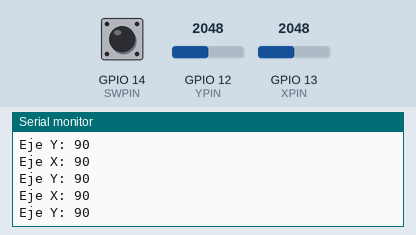
Recording of a program running on a simulated ESP32. Parts: the last lines printed to the serial monitor. The inputs (shaded band) are chosen by the test bench; at power-on: GPIO 12 (YPIN) = 2048, GPIO 13 (XPIN) = 2048, GPIO 14 (SWPIN) HIGH. Nothing arrives over Bluetooth unless stated; the modem accepts every AT command (registered, SIM ready, sends succeed) and sends nothing else.

Above: at 1.7 s.
1.8 s: GPIO 12 (YPIN) set to 2866
At 2.09 s:
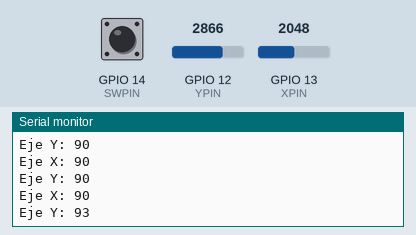
3.3 s: GPIO 13 (XPIN) set to 2866
At 3.49 s:
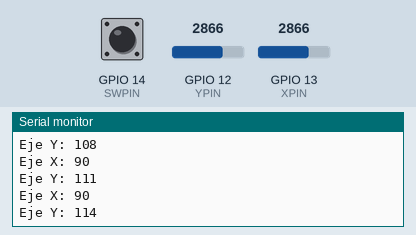
4.8 s: GPIO 14 (SWPIN) pulled LOW for 0.25 s
At 5.29 s:
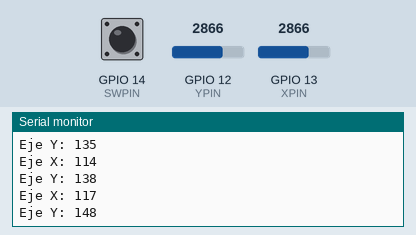
6.5 s: GPIO 12 (YPIN) set to 1228
At 6.69 s:
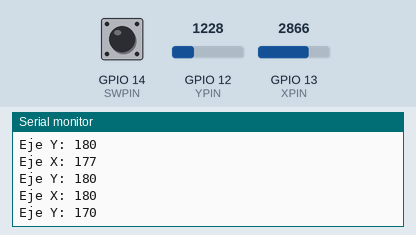
8.0 s: GPIO 14 (SWPIN) pulled LOW for 1 s
At 9.29 s:
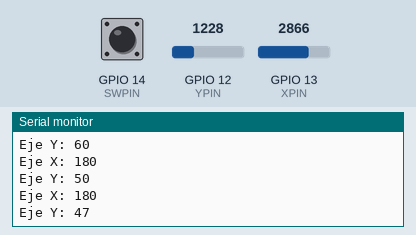
10.5 s: GPIO 13 (XPIN) set to 1228
At 10.69 s:
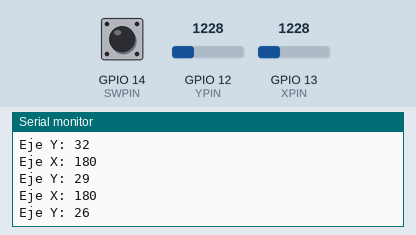
Timing chart, 0 to 13.0 s (numbered marks = the images above; inputs shaded):
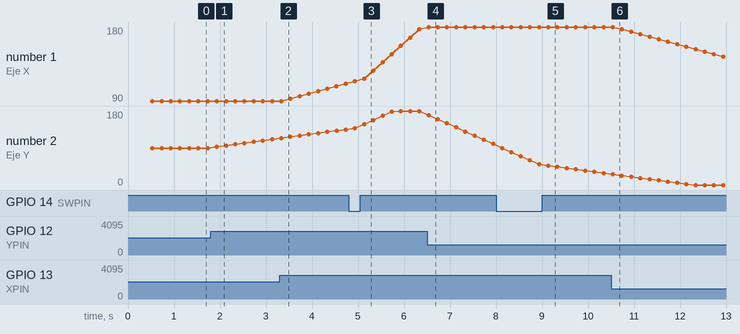

The program:

main.cpp
```cpp
#include <Arduino.h>
#include <BluetoothSerial.h>
#include "freertos/FreeRTOS.h"
#include "freertos/task.h"
#include "freertos/queue.h"

//configuración bluetooth

BluetoothSerial SerialBT;
String name = "ESP32Servos";
bool connected;

//Configuracion Joystick

#define SWPIN 14 //Pin del botón de cambio de velocidad
#define YPIN 12 //Pin del eje Y del joystick
#define XPIN 13 //Pin del eje X del joystick

//Configuración freeRTOS

QueueHandle_t xSemaforoX;
QueueHandle_t xSemaforoY;

//variables globales

#define MAX_ANGLE 180
#define MIN_ANGLE 0

int posicionX = 90; //posición del servoX
int posicionY = 90; //posición del servoY
int velocidad = 3; //cantidad de grados que aumentan o disminuyen en cada medicion

int lecturaX = 0; //lectura analógica del joystick (eje X)
int lecturaY = 0; //lectura analógica del joystick (eje Y)

uint8_t angleX = 0; //ángulo X calculado a partir del valor analógico obtenido (eje X)
uint8_t angleY = 0; //ángulo Y calculado a partir del valor analógico obtenido (eje Y)
long lastTime; //última vez que se produjo una interrupción de cambio de velocidad

//Método para la conexión bluetooth
void BTConnect(){
  SerialBT.begin("ESP32Joystick",true);
  Serial.println("The device started in master mode, make sure remote BT device is on!");

  SerialBT.enableSSP();

  do {
      Serial.println("Trying to connect...");
      delay(500);
      connected = SerialBT.connect(name);
    } while (SerialBT.hasClient() == 0 && !connected);

  Serial.println("Connected Succesfully!");

}

//rutina de interrupción para el cambio de velocidad
void isr(){
  //control para que no se produzcan varias interrupciones seguidas por problemas del botón
  if (millis()- lastTime > 200)
  {
    lastTime = millis();
    if(velocidad == 3) velocidad = 10;
    else velocidad = 3;
  }

}

//Tarea para la lectura de la posición del eje X
void vTaskX(void *parameters){

  const portTickType xTicksToWait = 500 / portTICK_RATE_MS;

  for(;;){

    lecturaX = analogRead(XPIN); //Lectura del valor analógico
    angleX = map(lecturaX,0,4095,0,180); //conversión del valor analógico en un ángulo 0-180

    xSemaphoreTake(xSemaforoX,xTicksToWait);

    if (angleX>=95)
    {
      posicionX += velocidad;
      if(posicionX > MAX_ANGLE) posicionX = 180;
    }
    else if (angleX <=75)
    {
      posicionX -= velocidad;
      if(posicionX < MIN_ANGLE) posicionX = 0;
    }

    xSemaphoreGive(xSemaforoX);

    vTaskDelay(200/portTICK_RATE_MS);
  }
  vTaskDelete(NULL);
}

//Tarea para la lectura de la posición del eje Y
void vTaskY(void *parameters){

  const portTickType xTicksToWait = 500 / portTICK_RATE_MS;

  for(;;){

    lecturaY = analogRead(YPIN); //Lectura del valor analógico
    angleY = map(lecturaY,0,4095,0,180); //conversión del valor analógico en un ángulo 0-180

    xSemaphoreTake(xSemaforoY,xTicksToWait);

    if (angleY>=95)
    {
      posicionY += velocidad;
      if(posicionY > MAX_ANGLE) posicionY = 180;
    }
    else if (angleY <=75)
    {
      posicionY -= velocidad;
      if(posicionY < MIN_ANGLE) posicionY = 0;
    }

    xSemaphoreGive(xSemaforoY);

    vTaskDelay(200/portTICK_RATE_MS);
  }
  vTaskDelete(NULL);
}

//Tarea para enviar los datos a la ESP32Servos
void vTaskSend(void *parameters){

  const portTickType xTicksToWait = 500 / portTICK_RATE_MS;

  for(;;){

    xSemaphoreTake(xSemaforoX, xTicksToWait);
    Serial.print("Eje X: ");
    Serial.println(posicionX);
    SerialBT.write(posicionX);
    xSemaphoreGive(xSemaforoX);

    xSemaphoreTake(xSemaforoY,xTicksToWait);
    Serial.print("Eje Y: ");
    Serial.println(posicionY);
    SerialBT.write(posicionY);
    xSemaphoreGive(xSemaforoY);

    vTaskDelay(200/portTICK_RATE_MS);
  }
  vTaskDelete(NULL);
}

void app_main(){
  //Creación de Semáforos
  xSemaforoX = xSemaphoreCreateMutex();
  xSemaforoY = xSemaphoreCreateMutex();

  //Creación de tareas
  if(xSemaforoX !=NULL && xSemaforoY !=NULL){
    xTaskCreatePinnedToCore(vTaskX, "Task eje X", 2000, NULL, 2, NULL, 1);
    xTaskCreatePinnedToCore(vTaskY, "Task eje y", 2000, NULL, 2, NULL, 1);
    xTaskCreatePinnedToCore(vTaskSend, "Task Send", 1000, NULL, 1, NULL, 0);
  }
}

void setup() {
  // put your setup code here, to run once:

  Serial.begin(9600);
  BTConnect();

  //Configuración de los pines

  pinMode(SWPIN,INPUT_PULLUP);
  pinMode(YPIN,INPUT);
  pinMode(XPIN,INPUT);
  attachInterrupt(SWPIN,isr,RISING);

  app_main();

}

void loop() {

}
```

Measured:
- after the input at 1.8 s, the serial monitor: prints a new line after 0.13 s (image 1)
- after the input at 4.8 s, the serial monitor: prints a new line after 0.33 s (image 3)
- after the input at 6.5 s, the serial monitor: prints a new line at once (image 4)
- after the input at 8.0 s, the serial monitor: prints a new line after 1.1 s (image 5)
- plotted number 1: 111 → 177 after the input at 4.8 s, 180 → 144 after the input at 10.5 s
- plotted number 2: 90 → 111 after the input at 1.8 s, 135 → 180 after the input at 4.8 s, 180 → 100 after the input at 6.5 s, 100 → 29 after the input at 8.0 s
